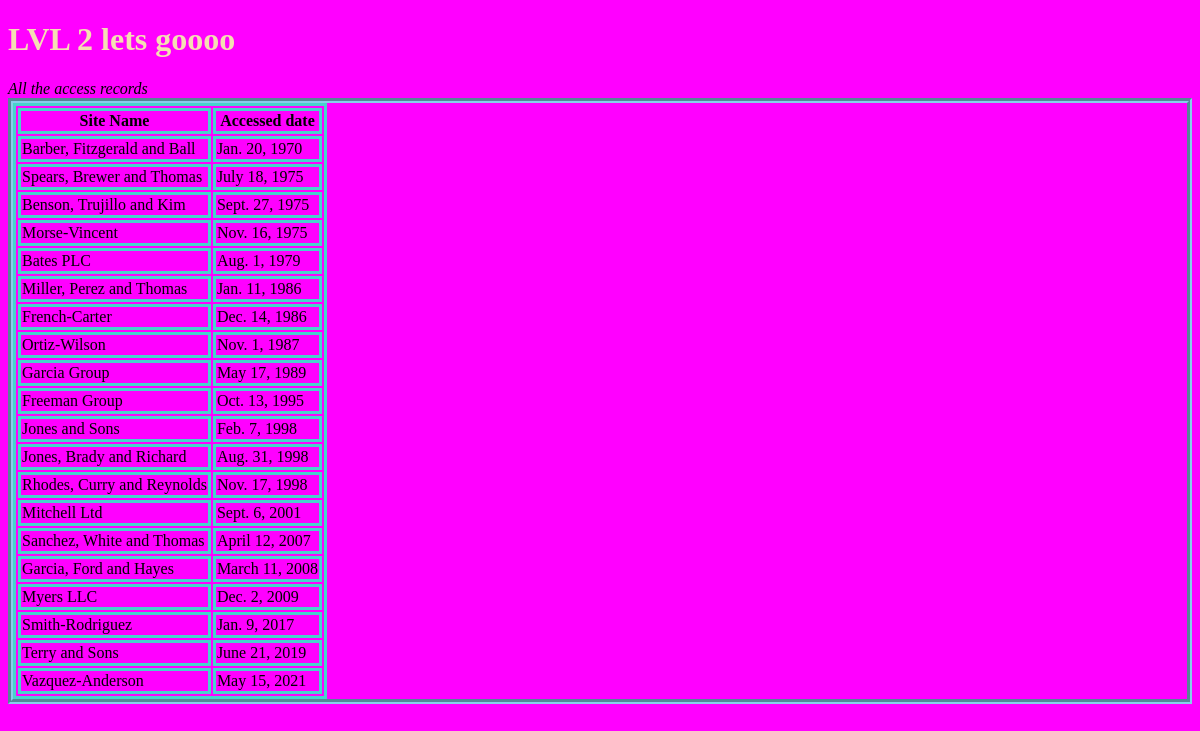
/first_app/datab/, run on the app's committed database.
### first_app/models.py (models this page shows, shortened)
class AccessRecord(models.Model):
    name = models.ForeignKey(Webpage, on_delete = models.CASCADE)
    date = models.DateField()

class Webpage(models.Model):
    topics = models.ForeignKey(Topic, on_delete = models.CASCADE)
    name = models.CharField(max_length = 264, unique = True)
    url = models.URLField(unique = True)
    def __str__(self):
        return self.name

### first_app/views.py (the view)
def dbdb(request):
    webpage_list = AccessRecord.objects.order_by('date')
    date_dict = {'access_records': webpage_list}
    return render(request, 'first_app/datafromdb.html', context = date_dict)

### templates/first_app/datafromdb.html (shortened to what this page needs)
<!DOCTYPE html>
{% load static %}
<html lang="en">
<head>
    <link rel="stylesheet" href="{% static "css/mystyle.css" %}"/>
</head>
<body>
    <h1>LVL 2 lets goooo</h1>
    <em>All the access records</em>
    <div class="lvl2">
        {% if access_records %}
            <table>
                <thead>
                    <th>Site Name</th>
                    <th>Accessed date</th>
                </thead>
                <tbody>
                    {% for acc in access_records %}
                        <tr>
                            <td>{{acc.name}}</td>
                            <td>{{acc.date}}</td>
                        </tr>
                    {% endfor %}
                </tbody>
            </table>
        {% else %}
            <p>No access records found</p>
        {% endif %}
    </div>
</body>
</html>

### static/css/mystyle.css (style rules this page uses)
body { background-color: fuchsia; }
h1 { color: wheat; }
.lvl2 { border: 5px groove skyblue; }
table, td, th { border: 3px solid mediumturquoise ; }

### data on the page
AccessRecord: name "Barber, Fitzgerald and Ball", date "Jan. 20, 1970"
AccessRecord: name "Spears, Brewer and Thomas", date "July 18, 1975"
AccessRecord: name "Benson, Trujillo and Kim", date "Sept. 27, 1975"
AccessRecord: name "Morse-Vincent", date "Nov. 16, 1975"
AccessRecord: name "Bates PLC", date "Aug. 1, 1979"
AccessRecord: name "Miller, Perez and Thomas", date "Jan. 11, 1986"
AccessRecord: name "French-Carter", date "Dec. 14, 1986"
AccessRecord: name "Ortiz-Wilson", date "Nov. 1, 1987"
AccessRecord: name "Garcia Group", date "May 17, 1989"
AccessRecord: name "Freeman Group", date "Oct. 13, 1995"
AccessRecord: name "Jones and Sons", date "Feb. 7, 1998"
AccessRecord: name "Jones, Brady and Richard", date "Aug. 31, 1998"
AccessRecord: name "Rhodes, Curry and Reynolds", date "Nov. 17, 1998"
AccessRecord: name "Mitchell Ltd", date "Sept. 6, 2001"
AccessRecord: name "Sanchez, White and Thomas", date "April 12, 2007"
AccessRecord: name "Garcia, Ford and Hayes", date "March 11, 2008"
AccessRecord: name "Myers LLC", date "Dec. 2, 2009"
AccessRecord: name "Smith-Rodriguez", date "Jan. 9, 2017"
AccessRecord: name "Terry and Sons", date "June 21, 2019"
AccessRecord: name "Vazquez-Anderson", date "May 15, 2021"
